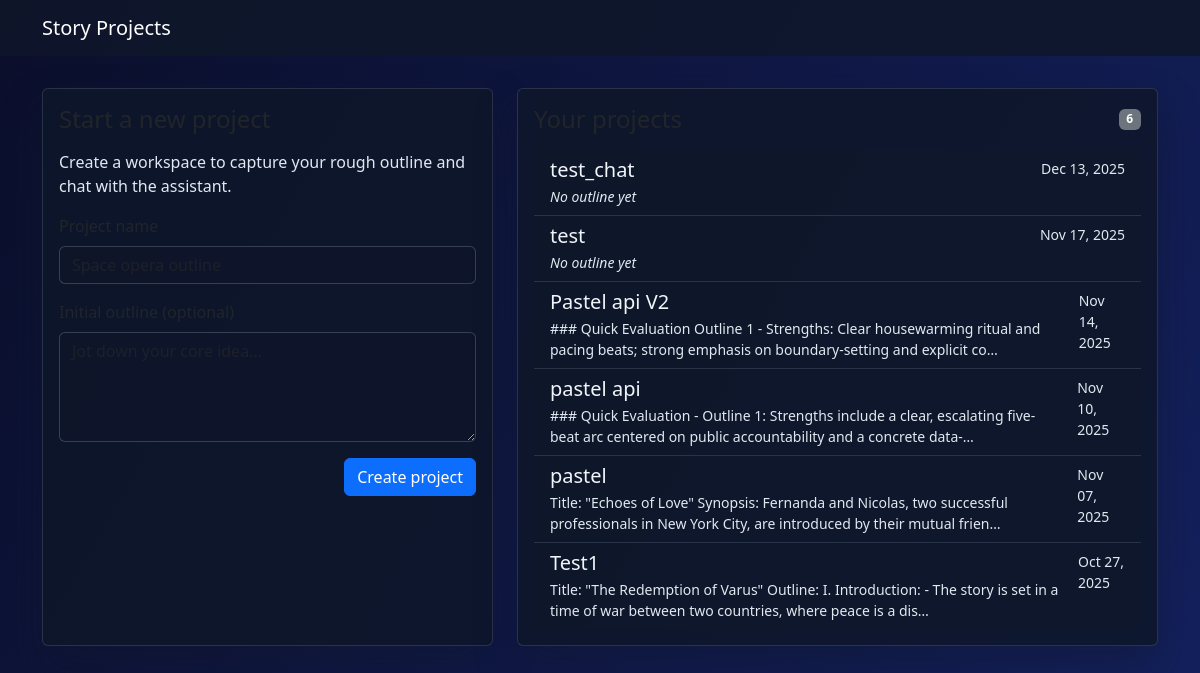
Before: / with the older database file.
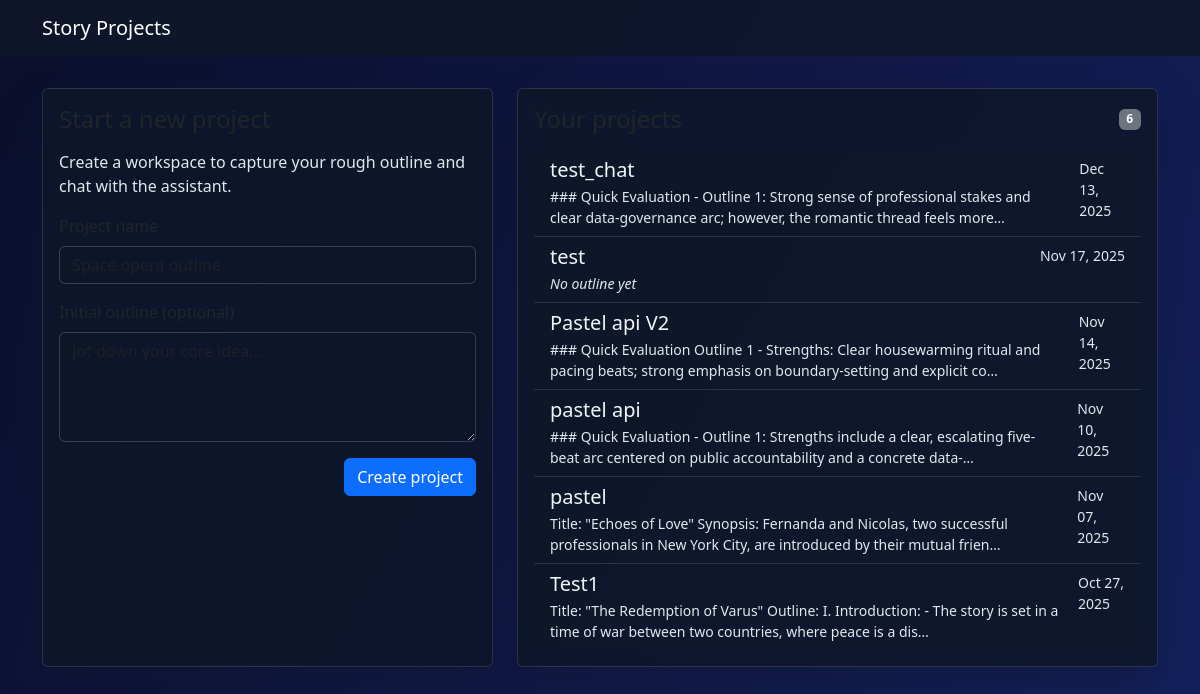
After: the same page with the newer database file.
### chat_interface.py (models this page shows, shortened)
class Project(db.Model):
    id = db.Column(db.Integer, primary_key=True)
    name = db.Column(db.String(120), nullable=False)
    project_overview = db.Column(db.Text, nullable=True)
    project_overview_data = db.Column(db.Text, nullable=True)
    ideation_summary = db.Column(db.Text, nullable=True)
    author_notes = db.Column(db.Text, nullable=True)
    selected_pitch_id = db.Column(db.Integer, db.ForeignKey("idea_pitch_version.id"))
    outline = db.Column(db.Text, nullable=True)
    act1_outline = db.Column(db.Text, nullable=True)
    act2_outline = db.Column(db.Text, nullable=True)
    act3_outline = db.Column(db.Text, nullable=True)
    act_final_notes = db.Column(db.Text, nullable=True)
    act1_chapters = db.Column(db.Text, nullable=True)
    act2_chapters = db.Column(db.Text, nullable=True)
    act3_chapters = db.Column(db.Text, nullable=True)
    chapters_final_notes = db.Column(db.Text, nullable=True)
    act1_chapter_list = db.Column(db.Text, nullable=True)
    act2_chapter_list = db.Column(db.Text, nullable=True)
    act3_chapter_list = db.Column(db.Text, nullable=True)
    created_at = db.Column(db.DateTime, nullable=False, default=datetime.utcnow)
    characters = db.relationship(
        "Character",
        back_populates="project",
        order_by="Character.created_at.desc()",
        cascade="all, delete-orphan",
    )
    concepts = db.relationship(
        "Concept",
        back_populates="project",
        order_by="Concept.created_at.desc()",
        cascade="all, delete-orphan",
    )
    chapters = db.relationship(
        "ChapterDraft",
        back_populates="project",
        order_by="(ChapterDraft.act_number, ChapterDraft.chapter_number)",
        cascade="all, delete-orphan",
    )
    pitch_versions = db.relationship(
        "IdeaPitchVersion",
        back_populates="project",
        foreign_keys="IdeaPitchVersion.project_id",
        order_by="IdeaPitchVersion.created_at.desc()",
        cascade="all, delete-orphan",
    )
    selected_pitch = db.relationship(
        "IdeaPitchVersion",
        foreign_keys=[selected_pitch_id],
        post_update=True,
    )

### chat_interface.py (the view, shortened to what this page needs)
    @app.route("/", methods=["GET", "POST"])
    def dashboard() -> str:
        error = None
        projects = Project.query.order_by(Project.created_at.desc()).all()
        return render_template("dashboard.html", projects=projects, error=error)

### templates/dashboard.html (shortened to what this page needs)
{% extends "base.html" %}
{% block content %}
  <div class="row g-4">
    <div class="col-lg-5">
      <div class="card h-100">
        <div class="card-body">
          <h2 class="h4 mb-3">Start a new project</h2>
          <p class="text-secondary">Create a workspace to capture your rough outline and chat with the assistant.</p>
          <form method="post" class="d-flex flex-column gap-3">
            <div>
              <label for="name" class="form-label">Project name</label>
              <input type="text" class="form-control" id="name" name="name" placeholder="Space opera outline" required>
            </div>
            <div>
              <label for="outline" class="form-label">Initial outline (optional)</label>
              <textarea class="form-control" id="outline" name="outline" rows="4" placeholder="Jot down your core idea..."></textarea>
            </div>
            <div class="d-flex justify-content-end">
              <button type="submit" class="btn btn-primary">Create project</button>
            </div>
          </form>
        </div>
      </div>
    </div>
    <div class="col-lg-7">
      <div class="card h-100">
        <div class="card-body d-flex flex-column">
          <div class="d-flex justify-content-between align-items-center mb-3">
            <h2 class="h4 mb-0">Your projects</h2>
            <span class="badge bg-secondary">{{ projects|length }}</span>
          </div>
          {% if projects %}
            <div class="list-group list-group-flush flex-grow-1 overflow-auto">
              {% for project in projects %}
                <a
                  href="{{ url_for('project_detail', project_id=project.id) }}"
                  class="list-group-item list-group-item-action d-flex justify-content-between align-items-start"
                >
                  <div>
                    <h3 class="h5 mb-1">{{ project.name }}</h3>
                    {% if project.outline %}
                      <p class="mb-0 text-secondary small">{{ project.outline[:140] }}{% if project.outline|length > 140 %}…{% endif %}</p>
                    {% else %}
                      <p class="mb-0 text-secondary small fst-italic">No outline yet</p>
                    {% endif %}
                  </div>
                  <span class="text-secondary small ms-3">{{ project.created_at.strftime('%b %d, %Y') }}</span>
                </a>
              {% endfor %}
            </div>
          {% else %}
            <div class="text-secondary text-center py-5">
              <p class="mb-1">You have no projects yet.</p>
              <p class="mb-0">Create one to begin outlining your story.</p>
            </div>
          {% endif %}
        </div>
      </div>
    </div>
  </div>
{% endblock %}

### templates/base.html (shortened to what this page needs)
<!doctype html>
<html lang="en">
  <head>
    <link
      href="https://cdn.jsdelivr.net/npm/bootstrap@5.3.3/dist/css/bootstrap.min.css"
      rel="stylesheet"
    >
  </head>
  <body>
    <nav class="navbar navbar-expand-lg navbar-dark">
      <div class="container">
        <a class="navbar-brand" href="{{ url_for('dashboard') }}">Story Projects</a>
      </div>
    </nav>
    <main class="content-container">
      <div class="container">
        {% block content %}{% endblock %}
      </div>
    </main>
  </body>
</html>

### templates/base.html (style rules this page uses)
body { background: linear-gradient(120deg, #0b0f2b, #14215f); min-height: 100vh; color: #f1f5f9; }
.navbar { background: rgba(15, 23, 42, 0.85); }
.content-container { padding: 2rem 1rem 4rem; }
.card { background: rgba(15, 23, 42, 0.85); border: 1px solid rgba(148, 163, 184, 0.2); box-shadow: 0 20px 40px rgba(15, 23, 42, 0.4); }
.list-group-item { background: rgba(15, 23, 42, 0.7); color: #f1f5f9; border-color: rgba(148, 163, 184, 0.2); }
textarea.form-control, input.form-control { background: rgba(15, 23, 42, 0.6); border: 1px solid rgba(148, 163, 184, 0.3); color: #f1f5f9; }
.text-secondary, .text-muted, .text-body-secondary { color: #e2e8f0 !important; }

Changed rows visible on the page:
changed Project "test_chat": outline (not shown) → "### Quick Evaluation - Outline 1: Strong sense of professional stakes and clear data-governance arc; however, the romantic thread feels more"; outline "No outline yet" → "…"
